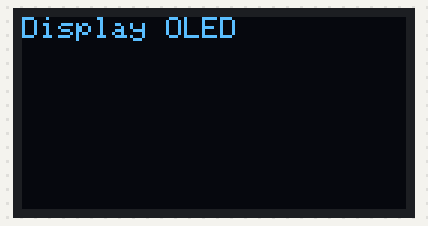
Recording of a sketch running on a simulated Arduino Uno, built with avr-gcc and run on an emulated ATmega328P. Parts: 128×64 one-colour display.

Above: at 0.1 s.
At 2.1 s:
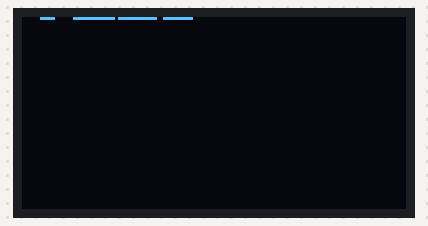
At 4.2 s:
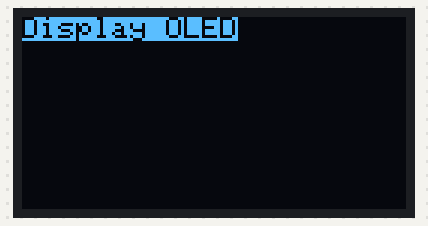
At 10.2 s:
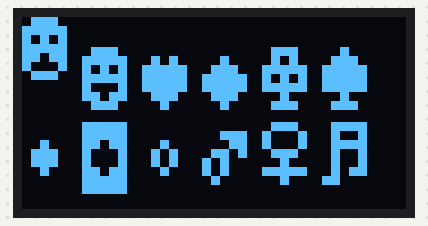
At 29.3 s:
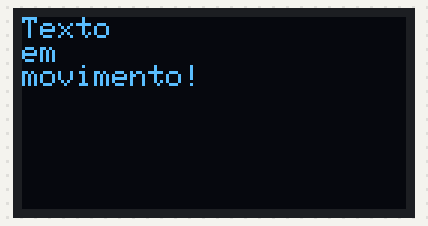
At 36.9 s:
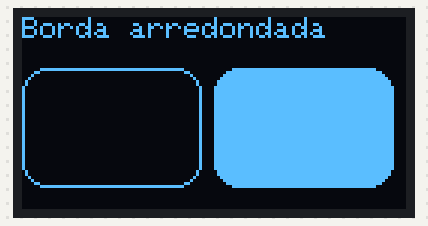

Measured:
- what the display in image 1 shows lasts 2.0 s, from 2.1 s to 4.1 s
- what the display in image 3 shows lasts 4.0 s, from 10.2 s to 14.2 s
- what the display in image 4 shows lasts 1.6 s, from 29.2 s to 30.8 s

The sketch:

DisplayOled.ino
```cpp
#include <SPI.h>
#include <Wire.h>
#include <Adafruit_GFX.h>
#include <Adafruit_SSD1306.h>
#include <Fonts/FreeSerif12pt7b.h>
Adafruit_SSD1306 display(-1);
void setup()
{
  Wire.begin(); //INICIALIZA A BIBLIOTECA WIRE
  display.begin(SSD1306_SWITCHCAPVCC, 0x3C); //INICIALIZA O DISPLAY COM ENDEREÇO I2C 0x3C
  display.setTextColor(WHITE); //DEFINE A COR DO TEXTO
  display.setTextSize(1); //DEFINE O TAMANHO DA FONTE DO TEXTO
  display.clearDisplay(); //LIMPA AS INFORMAÇÕES DO DISPLAY
}
void loop() {
  // Limpa o display
  display.clearDisplay();
  // Texto no display
  display.setTextSize(1); // Fonte do texto
  display.setTextColor(WHITE); // Cor do texto
  display.setCursor(0,0); // Posiciona o cursor
  display.println("Display OLED"); // Imprime mensagem
  display.display();
  delay(2000);
  display.clearDisplay();
  // Mudar a fonte
  display.setFont(&FreeSerif12pt7b); // Muda a fonte
  display.setTextSize(1);
  display.setTextColor(WHITE);
  display.setCursor(0,0);
  display.println("OLED");
  display.display();
  delay(2000);
  display.clearDisplay();
  display.setFont(); // Retorna para a fonte normal
  // Texto invertido no display
  display.setTextColor(BLACK, WHITE); // Cores do texto 'invertido'
  display.setCursor(0,0);
  display.println("Display OLED");
  display.display();
  delay(2000);
  display.clearDisplay();
  // Muda o tamanho da fonte
  display.setTextColor(WHITE);
  display.setCursor(0,0);
  display.setTextSize(3); // Tamanho da fonte: 3
  display.println("Arduino");
  display.display();
  delay(2000);
  display.clearDisplay();
  // Números no display
  display.setTextSize(2);
  display.setCursor(0,0);
  display.println(314159265); // Números
  display.display();
  delay(2000);
  display.clearDisplay();
  // Imprime caractteres ASCII no display
  display.setCursor(0,0);
  display.setTextSize(3);
  display.write(1); // Caracter ASCII
  display.setCursor(20,10);
  display.write(2);
  display.setCursor(40,10);
  display.write(3);
  display.setCursor(60,10);
  display.write(4);
  display.setCursor(80,10);
  display.write(5);
  display.setCursor(100,10);
  display.write(6);
  display.setCursor(0,35);
  display.write(7);
  display.setCursor(20,35);
  display.write(8);
  display.setCursor(40,35);
  display.write(9);
  display.setCursor(60,35);
  display.write(11);
  display.setCursor(80,35);
  display.write(12);
  display.setCursor(100,35);
  display.write(14);
  display.display();
  delay(4000);
  display.clearDisplay();
  // Movimenta o texto sobre a tela
  display.setCursor(0,0);
  display.setTextSize(1);
  display.println("Texto");
  display.println("em");
  display.println("movimento!");
  display.display();
  display.startscrollright(0x00, 0x0f); // Movimenta texto para a direita
  delay(7000);
  display.stopscroll();
  delay(1000);
  display.startscrollleft(0x00, 0x0f); // Movimenta texto para a esquerda
  delay(7000);
  display.stopscroll();
  delay(1000);
  display.clearDisplay();
  delay(500);
//-----------------------------------------------------------------------------------------------------------
  // Pixel
  display.setTextSize(1);
  display.setTextColor(WHITE);
  display.setCursor(0,0);
  display.println("Pixel");
  display.drawPixel(64, 32, WHITE); // Pixel: Coordenada X, coordenada Y, cor
  display.display();
  delay(2000);
  display.clearDisplay();
  // Linha
  display.setTextSize(1);
  display.setTextColor(WHITE);
  display.setCursor(0,0);
  display.println("Linha");
  display.drawLine(0, 20, 127, 60, WHITE); // Linha: Coordenada x e y do começo da linha, coordenada x e y do final da linha, cor
  display.display();
  delay(2000);
  display.clearDisplay();
  // Retângulo
  display.setTextSize(1);
  display.setTextColor(WHITE);
  display.setCursor(0,0);
  display.println("Retangulo");
  display.drawRect(0, 17, 60, 40, WHITE); // Retângulo vazio: Coordenada X, coordenada Y, largura, altura e cor
  display.fillRect(64, 17, 60, 40, WHITE); // Retângulo cheio: Coordenada X, coordenada Y, largura, altura e cor
  display.display();
  delay(2000);
  display.clearDisplay();
  // Retângulo com borda arredondada
  display.setTextSize(1);
  display.setTextColor(WHITE);
  display.setCursor(0,0);
  display.println("Borda arredondada");
  display.drawRoundRect(0, 17, 60, 40, 8, WHITE); // Retângulo com borda arredondada: mesmos parâmetros do retângulo
  display.fillRoundRect(64, 17, 60, 40, 8, WHITE); // Retângulo com borda arredondada cheio: mesmos parâmetros do retângulo
  display.display();
  delay(2000);
  display.clearDisplay();
  // Círculo
  display.setTextSize(1);
  display.setTextColor(WHITE);
  display.setCursor(0,0);
  display.println("Circulo");
  display.drawCircle(20, 37, 20, WHITE); // Círculo: Coordenada X do centro, coordenada Y do centro, raio e cor
  display.fillCircle(84, 37, 20, WHITE); // Círculo cheio: Coordenada X do centro, coordenada Y do centro, raio e cor
  display.display();
  delay(2000);
  display.clearDisplay();
  // Triângulo
  display.setTextSize(1);
  display.setTextColor(WHITE);
  display.setCursor(0,0);
  display.println("Triangulo");
  display.drawTriangle(30, 17, 0, 62, 60, 62, WHITE); // Triângulo: Pares de coordenadas X e Y nos vértices do topo, a esquerda e a direita, e por fim, a cor do triângulo
  display.fillTriangle(94, 17, 64, 62, 124, 62, WHITE); // Triângulo cheio: Pares de coordenadas X e Y nos vértices do topo, a esquerda e a direita, e por fim, a cor do triângulo
  display.display();
  delay(2000);
  display.clearDisplay();
  // Cores invertidas
  display.invertDisplay(true);
  display.setTextSize(1);
  display.setTextColor(WHITE);
  display.setCursor(0,0);
  display.println("Invertido");
  display.drawCircle(30, 37, 20, WHITE); // Círculo: Coordenada X do centro, coordenada Y do centro, raio e cor
  display.drawRoundRect(64, 17, 60, 40, 8, WHITE); // Retângulo com borda arredondada cheio: mesmos parâmetros do retângulo
  display.display();
  delay(3000);
  display.clearDisplay();
  display.invertDisplay(false);
}
```
